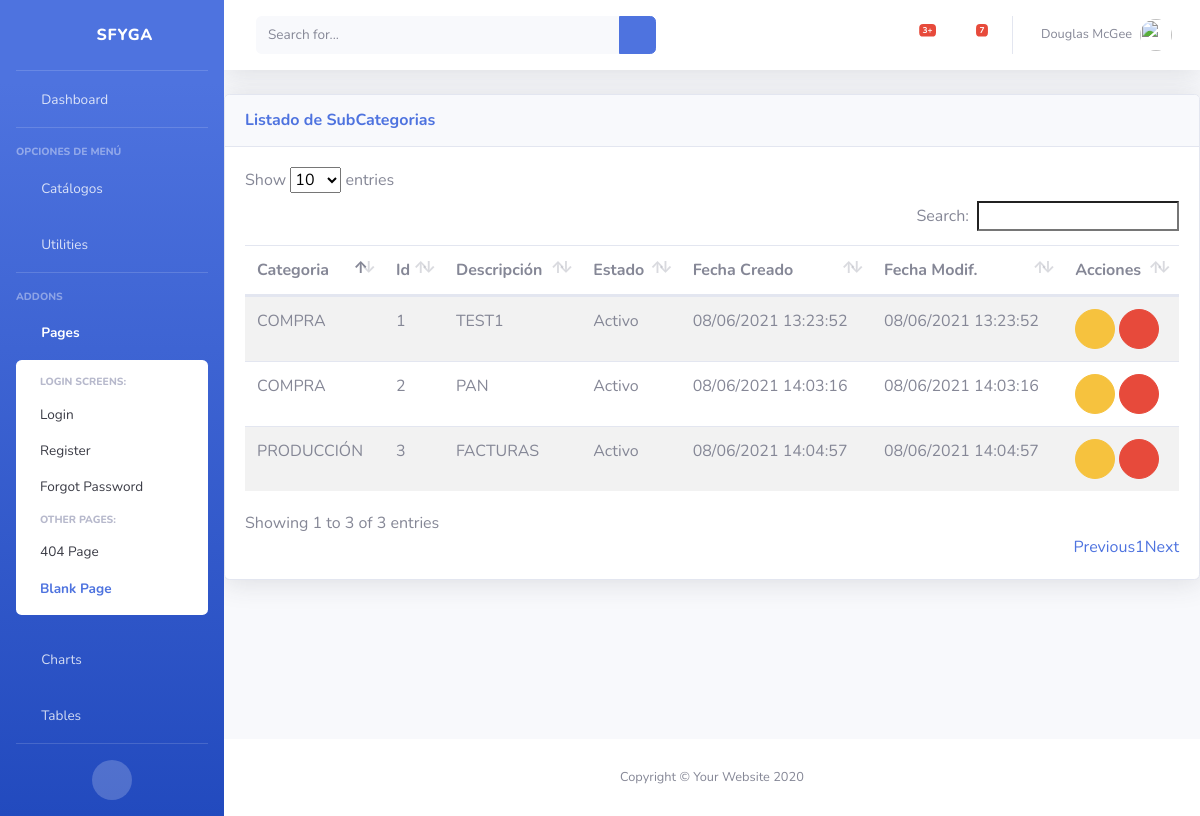
The app's page /inv/subcategorias/ (signed in), older data.
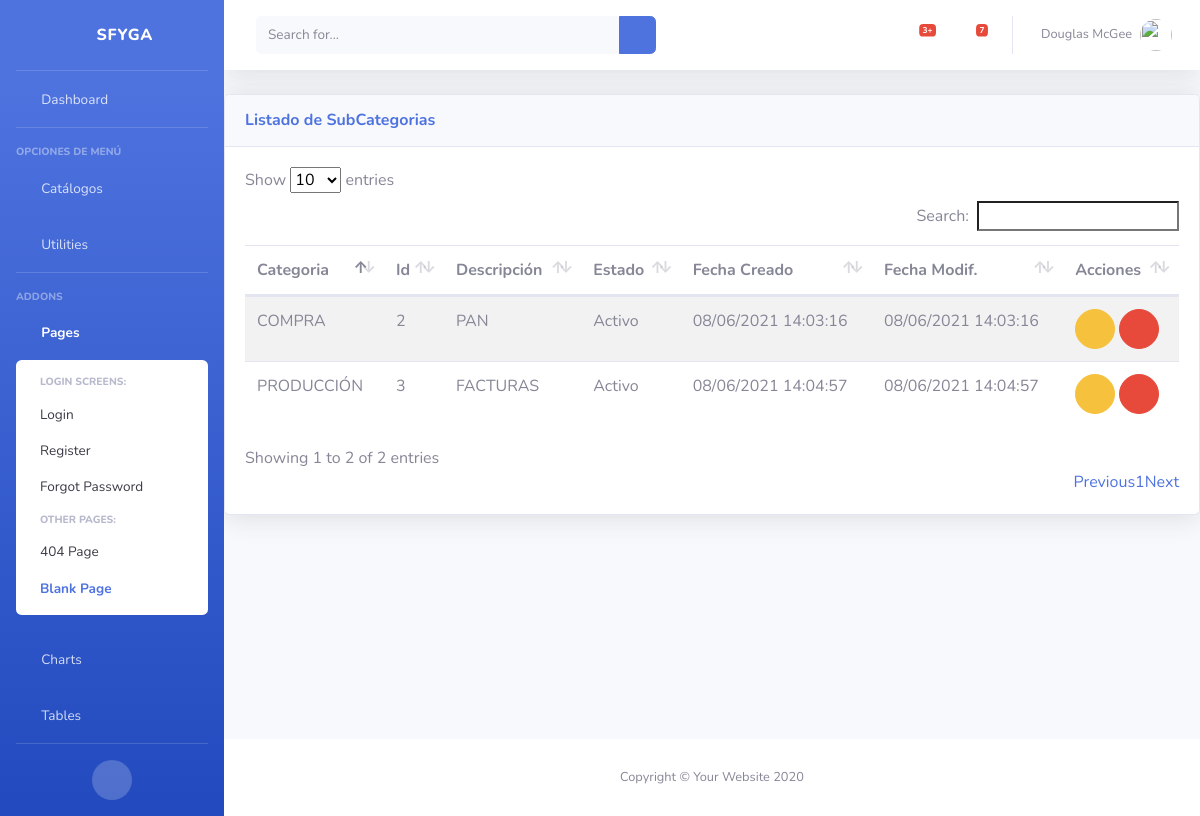
The same page, newer data.
### inv/models.py (models this page shows, shortened)
class SubCategoria(ClaseModelo):
    categoria = models.ForeignKey(Categoria, on_delete=models.CASCADE)
    descripcion = models.CharField( max_length=100, help_text = 'Descripción de la Categoria', unique = True )
    class Meta:
        verbose_name_plural = 'SubCategorias'
        unique_together = ('categoria','descripcion')

class Categoria(ClaseModelo):
    descripcion = models.CharField(max_length=100, help_text='Descripción de la Categoría', unique=True)
    def __str__(self):
        return '{}'.format(self.descripcion)
    class Meta:
        verbose_name_plural = 'Categorias'

### inv/views.py (the view)
# urls.py: path('subcategorias/', SubCategoriaView.as_view(), name='subcategoria_list'),
class SubCategoriaView(LoginRequiredMixin, generic.ListView):
    model = SubCategoria
    template_name = "inv/subcategoria_list.html"
    context_object_name = "obj"
    login_url = "bases:login"

### inv/templates/inv/subcategoria_list.html (shortened to what this page needs)
{% extends 'base/base.html' %}
{% block page_content %}
<div class="card shadow mb-4">
    <div
        class="card-header py-3 d-flex flex-row align-items-center justify-content-between">
        <h6 class="m-0 font-weight-bold text-primary">Listado de SubCategorias</h6>
        <div class="dropdown no-arrow">
            <a class="dropdown-toggle" href="#" role="button" id="dropdownMenuLink"
                data-toggle="dropdown" aria-haspopup="true" aria-expanded="false">
                <i class="fas fa-ellipsis-v fa-sm fa-fw text-gray-400"></i>
            </a>
        </div>
    </div>
    <div class="card-body">
        {% if not obj %}
            <div class="alert alert-info">No Hay SubCategorias</div>
        {% else %}
            <table class= "table table-striped table-hover">
                <thead>
                    <th>Categoria</th>
                    <th>Id</th>
                    <th>Descripción</th>
                    <th>Estado</th>
                    <th>Fecha Creado</th>
                    <th>Fecha Modif.</th>
                    <th class="all">Acciones</th>
                </thead>
                <tbody>
                    {% for item in obj %}
                    <tr>
                        <td>{{ item.categoria }}</td>
                        <td>{{ item.id }}</td>
                        <td>{{ item.descripcion }}</td>
                        <td>{{ item.estado| yesno:"Activo,Inactivo" }}</td>
                        <td>{{ item.fc | date:"d/m/Y H:i:s" }}</td>
                        <td>{{ item.fm | date:"d/m/Y H:i:s" }}</td>
                        <td>
                            <a href="{% url 'inv:subcategoria_edit' item.id %}" class="btn btn-warning btn-circle" role="button"><i class="far fa-edit"></i></a>
                            <a href="{% url 'inv:subcategoria_del' item.id %}" class="btn btn-danger btn-circle" role="button"><i class="far fa-trash-alt"></i></a>
                        </td>
                    </tr>
                    {% endfor %}
                </tbody>
            </table>
        {% endif %}
    </div>
</div>
{% endblock page_content %}

Row changes from the older to the newer data that the page shows:
removed SubCategoria: categoria "COMPRA", id "1", descripcion "TEST1", estado "Activo", fc "08/06/2021 13:23:52", fm "08/06/2021 13:23:52"
Text that changed along with them:
text written by a page script: "Show entries Search: Showing 1 to 3 of 3 entries Previous 1 Next" → "Show entries Search: Showing 1 to 2 of 2 entries Previous 1 Next"
